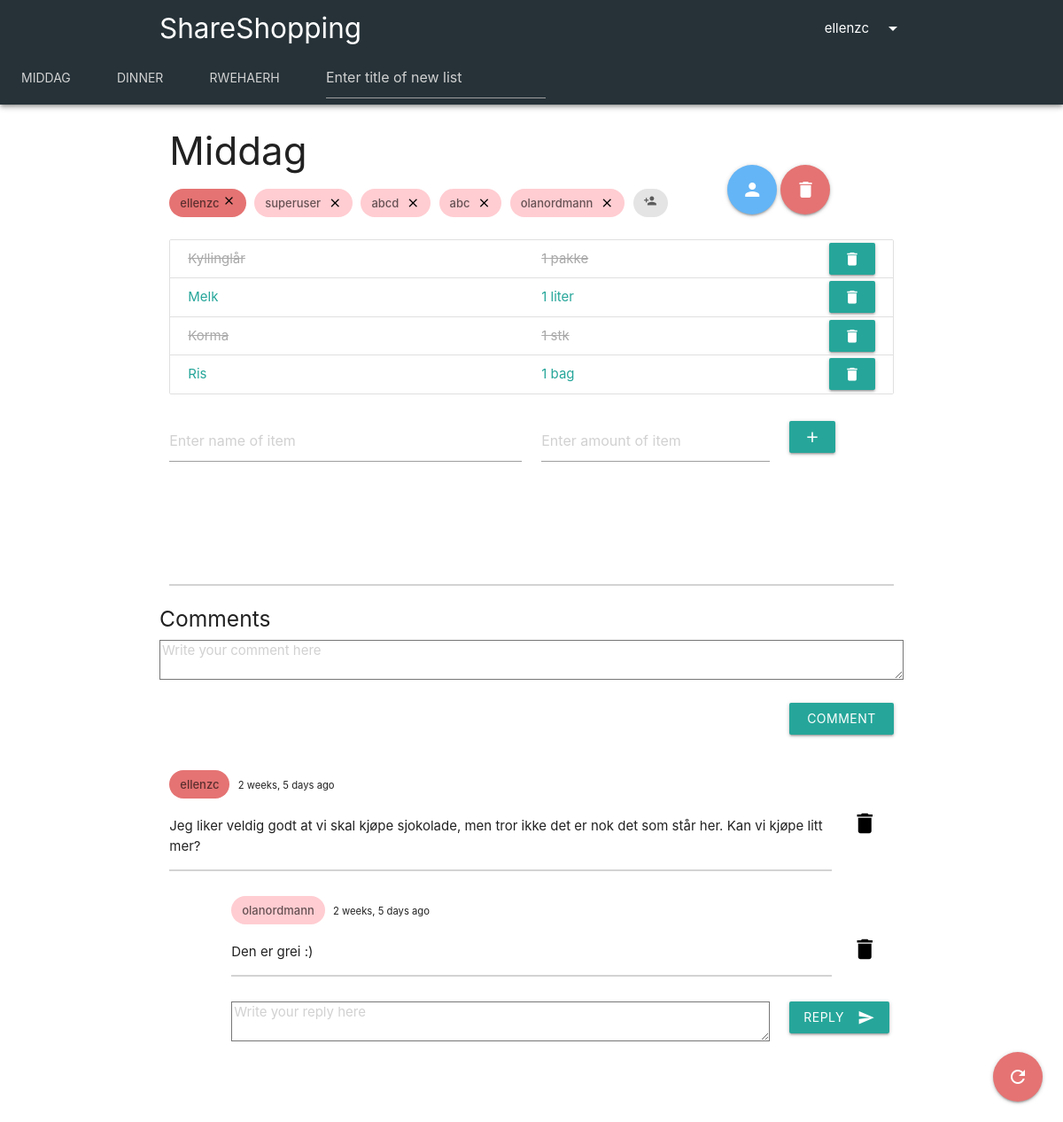
The page /main/shopping-lists/3 (signed in) on the database its author committed.
### shopping_list/models.py (models this page shows, shortened)
class ShoppingList(models.Model):
    title = models.CharField(max_length=25)
    owner = models.ForeignKey(User, on_delete=models.CASCADE, default=1, related_name='owner')
    participants = models.ManyToManyField(User, related_name='participants')
    admins = models.ManyToManyField(User, related_name='admins')
    @staticmethod
    def get_user_shopping_lists(user):
        owned_shopping_lists = ShoppingList.objects.filter(owner=user)
        other_shopping_lists = ShoppingList.objects.filter(participants=user)
        other2_shopping_lists = ShoppingList.objects.filter(admins=user)
        my_shopping_lists = other_shopping_lists | owned_shopping_lists | other2_shopping_lists
        return my_shopping_lists.distinct().order_by('id')
    def user_is_member(self, user):
        return user == self.owner or user in self.participants.all() or user in self.admins.all()

class Item(models.Model):
    name = models.CharField(max_length=80)
    amount = models.CharField(max_length=20)
    bought = models.BooleanField(default=False)
    shopping_list = models.ForeignKey(ShoppingList, on_delete=models.CASCADE, default=default_shopping_list_ID)
    creator = models.ForeignKey(User, on_delete=models.SET_NULL, default=1, null=True)

class Comment(models.Model):
    author = models.ForeignKey(User, on_delete=models.CASCADE)
    date = models.DateTimeField(auto_now_add=True)
    content = models.CharField(max_length=150)
    shopping_list = models.ForeignKey(ShoppingList, on_delete=models.CASCADE)
    def replies(self):
        return Reply.objects.filter(parent_comment=self)

class Reply(models.Model):
    author = models.ForeignKey(User, on_delete=models.CASCADE)
    date = models.DateTimeField(auto_now_add=True)
    content = models.CharField(max_length=150)
    parent_comment = models.ForeignKey(Comment, on_delete=models.CASCADE, default=1)

### shopping_list/views.py (the view)
# urls.py: path('shopping-lists/<shopping_list_id>', views.shopping_list_details, name='detail'),
@login_required(login_url='')
def shopping_list_details(request, shopping_list_id):
    error_message = 'Could not view the shopping list.'
    user = request.user
    try:
        shopping_list = ShoppingList.objects.get(pk=shopping_list_id)
    except ShoppingList.DoesNotExist:
        messages.error(request, 'The shopping list has either been deleted or you might not have permission to view it. ' + error_message)
        return redirect('index')
    if not shopping_list.user_is_member(request.user):
        messages.error(request, 'You are not a member of the shopping list. ' + error_message)
        return redirect('index')
    my_shopping_lists = ShoppingList.get_user_shopping_lists(user)
    shopping_list_form = ShoppingListForm()
    item_list = Item.objects.filter(shopping_list=shopping_list_id)
    comments = Comment.objects.filter(shopping_list=shopping_list).order_by("date")
    comment_form = CommentForm()
    reply_form = ReplyForm()
    context = {
        'shopping_list': shopping_list,             # ShoppingList which is being inspected by user
        'shopping_list_form': shopping_list_form,
        'item_list': item_list,                     # List of Item objects in the inspected ShoppingList
        'item_form': ItemForm(),
        'comments': comments,
        'share_form': ShareForm(),
        'my_shopping_lists': my_shopping_lists,
        'comment_form': comment_form,
        'reply_form': reply_form
    }
    return render(request, 'shopping_list/shopping_list.html', context)

### shopping_list/forms.py
class ShoppingListForm(forms.Form):
    title = forms.CharField(
        max_length=13,
        widget=forms.TextInput(
            attrs={
                'color': 'red',
                'placeholder': 'Enter title of new list'
            }
        )
    )

class ItemForm(forms.Form):
    name = forms.CharField(
        max_length=30,
        widget=forms.TextInput(
            attrs={
                'placeholder': 'Enter name of item',
            }
        )
    )
    amount = forms.CharField(
        max_length=15,
        widget=forms.TextInput(
            attrs={
                'placeholder': 'Enter amount of item',
            }
        )
    )

### shopping_list/templates/shopping_list/shopping_list.html (shortened to what this page needs)
{% extends 'shopping_list/index.html' %}
{% block content %}
<div class="container">
    <div class="row">
        <div class="col s12">
            <div class="row">
                <div class="col s9">
                    <h3>{{ shopping_list.title }}</h3>
                    <div class="chip red lighten-2">
                        {{ shopping_list.owner }}
                        {% if user == shopping_list.owner %}
                            <a id="myBtn" style="color:black"><i class="tiny material-icons">close</i></a>
                        {% endif %}
                    </div>
                    {% for admin in shopping_list.admins.all %}
                        <div class="chip red lighten-4">
                            {{ admin }}
                            {% if user == shopping_list.owner or user == admin %}
                                <a href="{% url 'remove-user-from-shopping-list' shopping_list.id admin.username %}" style="color:black"><i class="close material-icons">close</i></a>
                            {% endif %}
                        </div>
                    {% endfor %}
                    <a href="#"><div class="chip"><i class="tiny material-icons toggle-visibility">person_add</i></div></a>
                </div>
                <div class="col s3"><br><br><br>
                    {% if user == shopping_list.owner %}
                        <a id="myBtnAdmin" class="btn-floating btn-large blue lighten-2">
                            <i class="large material-icons">person</i>
                        </a>
                    {% endif %}
                    {% if user == shopping_list.owner %}
                        <a class="btn-floating btn-large red lighten-2" href="{% url 'delete-shopping-list' shopping_list.id %}">
                            <i class="large material-icons">delete</i>
                        </a>
                    {% endif %}
                </div>
            </div>
            <div class="collection">
                {% for item in item_list %}
                        {% if item.bought %}
                            <a href="{% url 'not-bought' item.id shopping_list.id %}" class="collection-item row">
                                <div class="col s6 item-bought">{{ item.name }}</div>
                                <div class="col s3 item-bought">{{ item.amount }}</div>
                                {% if shopping_list.owner == user or item.creator == user or user in shopping_list.admins.all %}
                                    <form action="{% url 'delete-item' item.id shopping_list.id %}" method='POST' class="col s1 offset-s2 button-fix">
                                    <button type="submit" class="waves-effect waves-light btn secondary-content">
                                        <i class="material-icons">delete</i>
                                    </button>
                                    </form>
                                {% endif %}
                            </a>
                        {% else %}
                            <a href="{% url 'bought' item.id shopping_list.id %}" class="collection-item row">
                                <div class="col s6">{{ item.name }} </div>
                                <div class="col s3">{{ item.amount }}</div>
                                {% if shopping_list.owner == user or item.creator == user or user in shopping_list.admins.all %}
                                <form action="{% url 'delete-item' item.id shopping_list.id %}" method='POST' class="col s1 offset-s2 button-fix">
                                    <button type="submit" class="waves-effect waves-light btn secondary-content">
                                        <i class="material-icons">delete</i>
                                    </button>
                                </form>
                                {% endif %}
                            </a>
                        {% endif %}
                {% endfor %}
                </div>
            <div class="row">
                <form action="{% url 'add' shopping_list.id %}" method='POST' class="col s12">
                    <div class="row">
                        <div class="input-field col s6">{{ item_form.name }}</div>
                        <div class="input-field col s4">{{ item_form.amount }}</div>
                        <div class="input-field col s2">
                            <button type="submit" class="waves-effect waves-light btn">
                                <i class="material-icons">add</i>
                            </button>
                        </div>
                    </div>
                </form>
            </div>
            <div class="fixed-action-btn">
                  <a class="btn-floating btn-large red lighten-2" href="">
                    <i class="large material-icons">refresh</i>
                  </a>
            </div>
            <br><br><br><hr color="lightgrey">
        </div>
        <div class="row">
            <form action="{% url 'add-comment' shopping_list.id %}" method="POST" style="width:100%;">
                <div class="col s12">
                    <div class="row">
                        <h5>Comments</h5>
                        {{comment_form.content}}
                    </div>
                    <div class="row">
                        <div class="col s10"></div>
                        <div class="col s2">
                            <button class="btn waves-effect waves-light" type="submit" name="action">Comment
                            </button>
                        </div>
                    </div>
                </div>
            </form>
        </div>
        {% for comment in comments %}
            <div class="row">
                <div class="col s11">
                    {% if comment.author == shopping_list.owner %}
                        <div class="chip red lighten-2">{{comment.author}}</div>
                        <small>  {{comment.date|timesince}} ago</small>
                    {% elif comment.author in shopping_list.admins.all %}
                        <div class="chip red lighten-4">{{comment.author}}</div>
                        <small>  {{comment.date|timesince}} ago</small>
                    {% else %}
                        <div class="chip">{{comment.author}}</div>
                        <small>  {{comment.date|timesince}} ago</small>
                    {% endif %}
                    <p>
                        {{ comment.content }}
                    </p>
                    <hr color="lightgray">
                </div>
                {% if comment.author == user or user == shopping_list.owner or user in shopping_list.admins.all %}
                    <div class="col s1">
                        <br><br><a href="{% url 'delete-comment' shopping_list.id comment.id %}" style="color:black;"><i class="small material-icons">delete</i></a>
                    </div>
                {% endif %}
            </div>
            {% for reply in comment.replies %}
                <div class="row">
                    <div class="col s1"></div>
                    <div class="col s10">
                        {% if reply.author == shopping_list.owner %}
                            <div class="chip red lighten-2">{{reply.author}}</div>
                            <small>  {{reply.date|timesince}} ago</small>
                        {% elif reply.author in shopping_list.admins.all %}
                            <div class="chip red lighten-4">{{reply.author}}</div>
                            <small>  {{reply.date|timesince}} ago</small>
                        {% else %}
                            <div class="chip">{{reply.author}}</div>
                            <small>  {{reply.date|timesince}} ago</small>
                        {% endif %}
                        <p>
                            {{ reply.content }}
                        </p>
                        <hr color="lightgray">
                    </div>
                    {% if reply.author == user or user == shopping_list.owner or user in shopping_list.admins.all %}
                    <div class="col s1">
                            <br><br><a href="{% url 'delete-reply' shopping_list.id reply.id %}" style="color:black;"><i class="small material-icons">delete</i></a>
                        </div>
                    {% endif %}
                </div>
            {% endfor %}
            {% if comments %}
                <div class="row">
                    <form action="{% url 'reply' shopping_list.id comment.id %}" method="post" style="width:100%;">
                        <div class="col s1"></div>
                        <div class="col s9">
                            {{reply_form.content}}
                        </div>
                        <div class="col s2">
                            <button class="btn waves-effect waves-light" type="submit" name="action">Reply
                                <i class="material-icons right">send</i>
                            </button>
                        </div>
                    </form>
                </div><br><br>
            {% endif %}
        {% endfor %}
</div>
{% endblock %}

### shopping_list/templates/shopping_list/index.html (shortened to what this page needs)
<!DOCTYPE html>
<html lang="en">
<head>
    {% load static %}
    <link rel="stylesheet" href="https://cdnjs.cloudflare.com/ajax/libs/materialize/1.0.0/css/materialize.min.css">
    <link rel="stylesheet" href="https://unpkg.com/simplebar@latest/dist/simplebar.css" />
</head>
<body>
<div class="z-depth-2">
<nav class="nav-extended blue-grey darken-4">
    <div class="nav-wrapper">
        <div class="container">
            <a href="#" class="brand-logo">ShareShopping</a>
                <a class="right hide-on-small-only dropdown-trigger" href="#" data-target="dropdown1">{{ user.username }}<i class="material-icons right">arrow_drop_down</i></a>
        </div>
    </div>
</nav>
    <div class="col s12 blue-grey darken-4 hide-on-med-and-down" style="height:54px;">
        <ul data-simplebar class="tabs blue-grey darken-4">
            {% for shopping_list in my_shopping_lists %}
            <li class="tab"><a href="{% url 'detail' shopping_list.id %}" style="color: lightgrey;">{{ shopping_list.title }}</a></li>
            {% endfor %}
            <li class="tab">
                <a>
                <form action="{% url 'create-list' %}" method='POST' style="margin-top: -15px; margin-bottom: -15px; overflow-x: hidden;">
                    <div class="row">
                        <div class="input-field col s12">{{ shopping_list_form.title }}</div>
                    </div>
                </form>
                </a>
            </li>
        </ul>
    </div>
</div>
{% block content %}
{% endblock %}
</body>
</html>

### shopping_list/templates/shopping_list/index.html (style rules this page uses)
a { color: black; text-decoration: none; }
.item-bought { text-decoration: line-through; -webkit-text-fill-color: darkgray; color: darkgrey; }
.button-fix { float: right; margin-top: -7px; margin-bottom: -7px; }
#id_title { color: lightgrey; }

### rows shown on the page
ShoppingList: title "MIDDAG", title "Middag", owner "ellenzc"
ShoppingList: title "DINNER"
ShoppingList: title "RWEHAERH"
Item: name "Kyllinglår", amount "1 pakke"
Item: name "Melk", amount "1 liter"
Item: name "Korma", amount "1 stk"
Item: name "Ris", amount "1 bag"
Comment: author "ellenzc", date "2 weeks, 5 days", content "Jeg liker veldig godt at vi skal kjøpe sjokolade, men tror ikke det er nok det som står her. Kan vi kjøpe litt mer?"
Reply: author "olanordmann", date "2 weeks, 5 days", content "Den er grei :)"

### other values the page prints
{{ user.username }} "ellenzc"
{{ admin }} "superuser"
{{ admin }} "abcd"
{{ admin }} "abc"
{{ admin }} "olanordmann"
